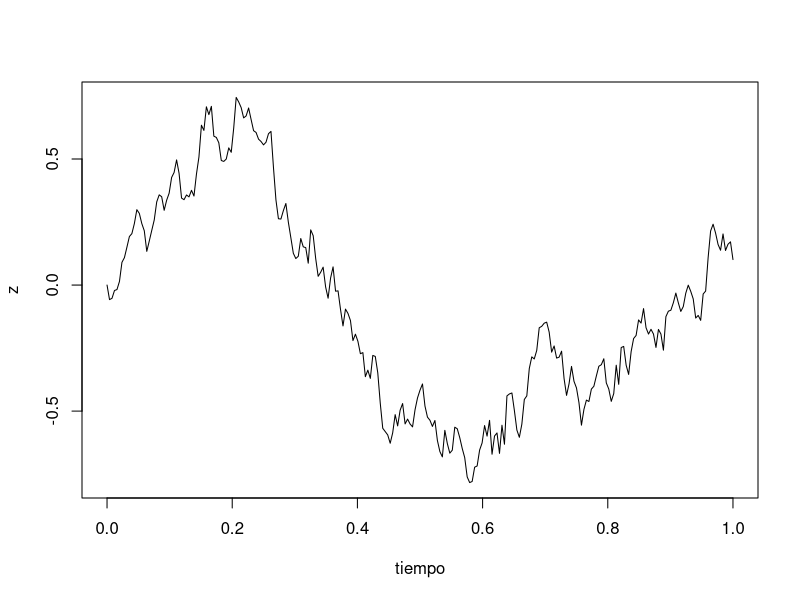
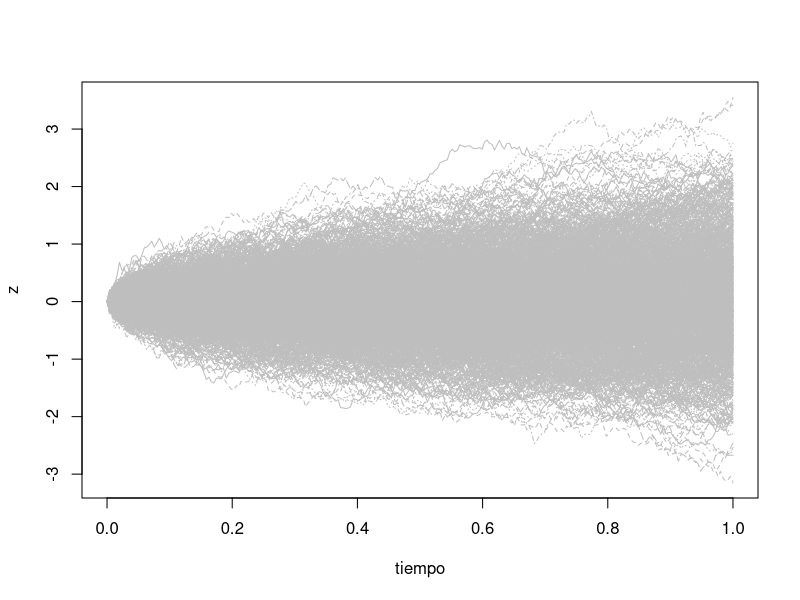
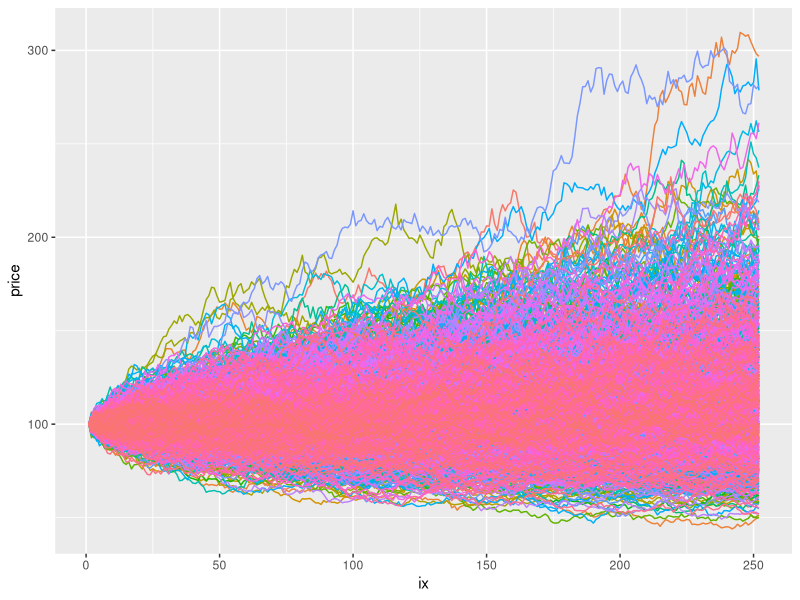

These charts were generated, in order, by the following R code:
#################################################
# 
# Simulacion de proceso de Wiener
# 1 path
if (!require("tidyverse")){install.packages("tidyverse");library(tidyverse)}else{library(tidyverse)}
n = 252
T = 1
dt = T/n
tiempo <- seq(0, T, dt)

dz <- rnorm(n)*sqrt(dt)
z <- cumsum(dz)
z <- c(0, z)

plot(tiempo, z, t = "l")

# Simulaciones de proceso de Wiener
# R paths
R = 1000
n = 252
T = 1
dt = T/n
tiempo <- seq(0, T, dt)

dz <- matrix(rnorm(R*n),R)*sqrt(dt)
z <- apply(dz, 1, cumsum)
z <- rbind(0, z)
matplot(tiempo, z, col = "gray", t = "l")


###########################
# Simulacion de trayectorias del movimiento browniano geometrico (GBM)
# paths
R <- 1000
T <- 1
n <- 252
dt <- T/n

S <- 100
mu <- 0.15
sigma <- 0.30

GBM <- matrix(ncol = R, nrow = n)

for (r in 1:R) {
  GBM[1,r] <- S
  for (day in 2:n) {
    epsilon <- rnorm(1)
    GBM[day, r] <- GBM[(day-1), r] + mu*GBM[(day-1), r]*dt + sigma*GBM[(day-1), r]*epsilon*sqrt(dt)
  }
}

####################
# https://robotwealth.com/
library(tidyverse)

gbm_df <- as.data.frame(GBM) %>%
  mutate(ix = 1:nrow(GBM)) %>%
  pivot_longer(-ix, names_to = 'sim', values_to = 'price')

View(gbm_df)
gbm_df %>%
  ggplot(aes(x=ix, y=price, color=sim)) +
  geom_line() +
  theme(legend.position = 'none')
